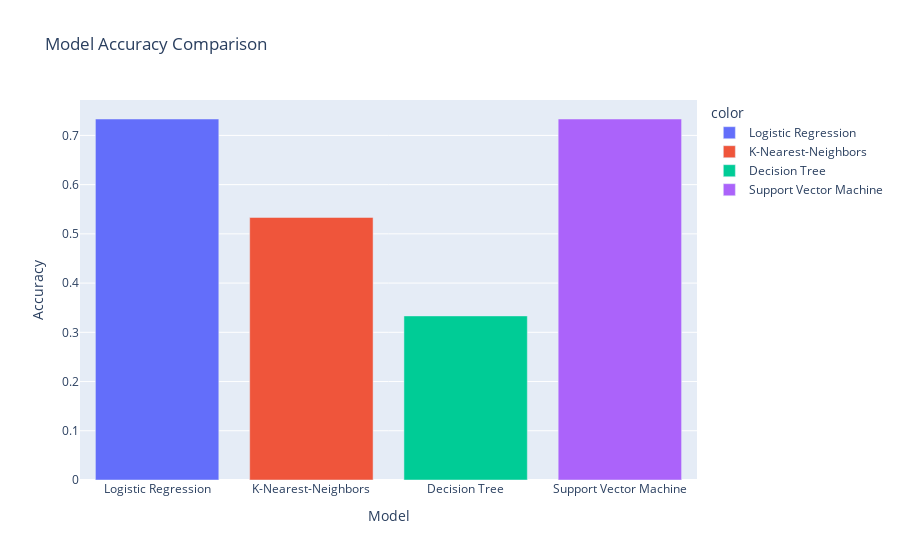

Notebook code cell kept with this figure:
### Code cell
fig = px.bar(
    x=["Logistic Regression", "K-Nearest-Neighbors", "Decision Tree", "Support Vector Machine"],
    y=[log_acc, knn_acc, dec_acc, svm_acc],
    color=["Logistic Regression", "K-Nearest-Neighbors", "Decision Tree", "Support Vector Machine"],
    labels={'x': "Model", 'y': "Accuracy"},
    title="Model Accuracy Comparison"
)

fig.show()

### Figure 1 — Plotly figure (JSON) as saved in the notebook; plotly's stock layout.template omitted (floating-point values rounded to 4 significant figures)
{"data": [{"alignmentgroup": "True", "hovertemplate": "color=Logistic Regression<br>Model=%{x}<br>Accuracy=%{y}<extra></extra>", "legendgroup": "Logistic Regression", "marker": {"color": "#636efa", "pattern": {"shape": ""}}, "name": "Logistic Regression", "offsetgroup": "Logistic Regression", "orientation": "v", "showlegend": true, "textposition": "auto", "type": "bar", "x": ["Logistic Regression"], "xaxis": "x", "y": [0.7333], "yaxis": "y"}, {"alignmentgroup": "True", "hovertemplate": "color=K-Nearest-Neighbors<br>Model=%{x}<br>Accuracy=%{y}<extra></extra>", "legendgroup": "K-Nearest-Neighbors", "marker": {"color": "#EF553B", "pattern": {"shape": ""}}, "name": "K-Nearest-Neighbors", "offsetgroup": "K-Nearest-Neighbors", "orientation": "v", "showlegend": true, "textposition": "auto", "type": "bar", "x": ["K-Nearest-Neighbors"], "xaxis": "x", "y": [0.5333], "yaxis": "y"}, {"alignmentgroup": "True", "hovertemplate": "color=Decision Tree<br>Model=%{x}<br>Accuracy=%{y}<extra></extra>", "legendgroup": "Decision Tree", "marker": {"color": "#00cc96", "pattern": {"shape": ""}}, "name": "Decision Tree", "offsetgroup": "Decision Tree", "orientation": "v", "showlegend": true, "textposition": "auto", "type": "bar", "x": ["Decision Tree"], "xaxis": "x", "y": [0.3333], "yaxis": "y"}, {"alignmentgroup": "True", "hovertemplate": "color=Support Vector Machine<br>Model=%{x}<br>Accuracy=%{y}<extra></extra>", "legendgroup": "Support Vector Machine", "marker": {"color": "#ab63fa", "pattern": {"shape": ""}}, "name": "Support Vector Machine", "offsetgroup": "Support Vector Machine", "orientation": "v", "showlegend": true, "textposition": "auto", "type": "bar", "x": ["Support Vector Machine"], "xaxis": "x", "y": [0.7333], "yaxis": "y"}], "layout": {"barmode": "relative", "legend": {"title": {"text": "color"}, "tracegroupgap": 0}, "title": {"text": "Model Accuracy Comparison"}, "xaxis": {"anchor": "y", "domain": [0, 1], "title": {"text": "Model"}}, "yaxis": {"anchor": "x", "domain": [0, 1], "title": {"text": "Accuracy"}}}}
